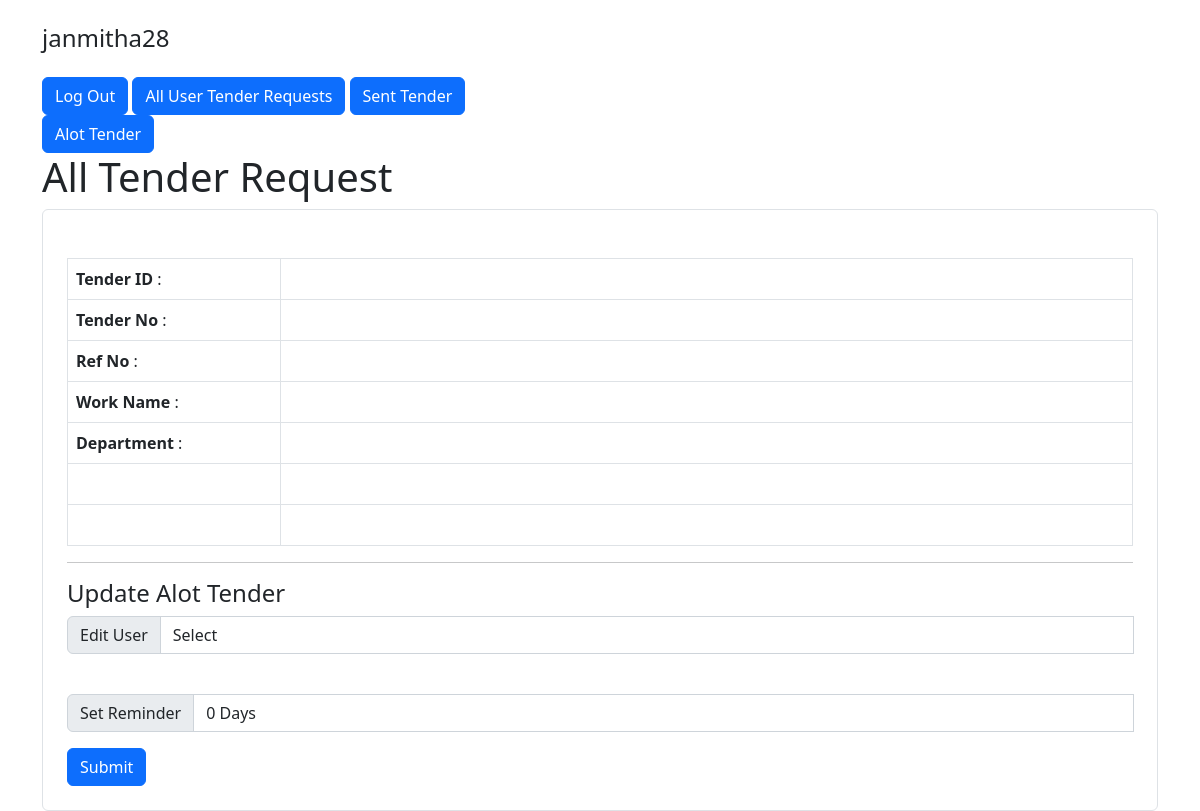
Page /sent-tenders/alot-tender.php?id=3 (signed in) on the earlier database version.
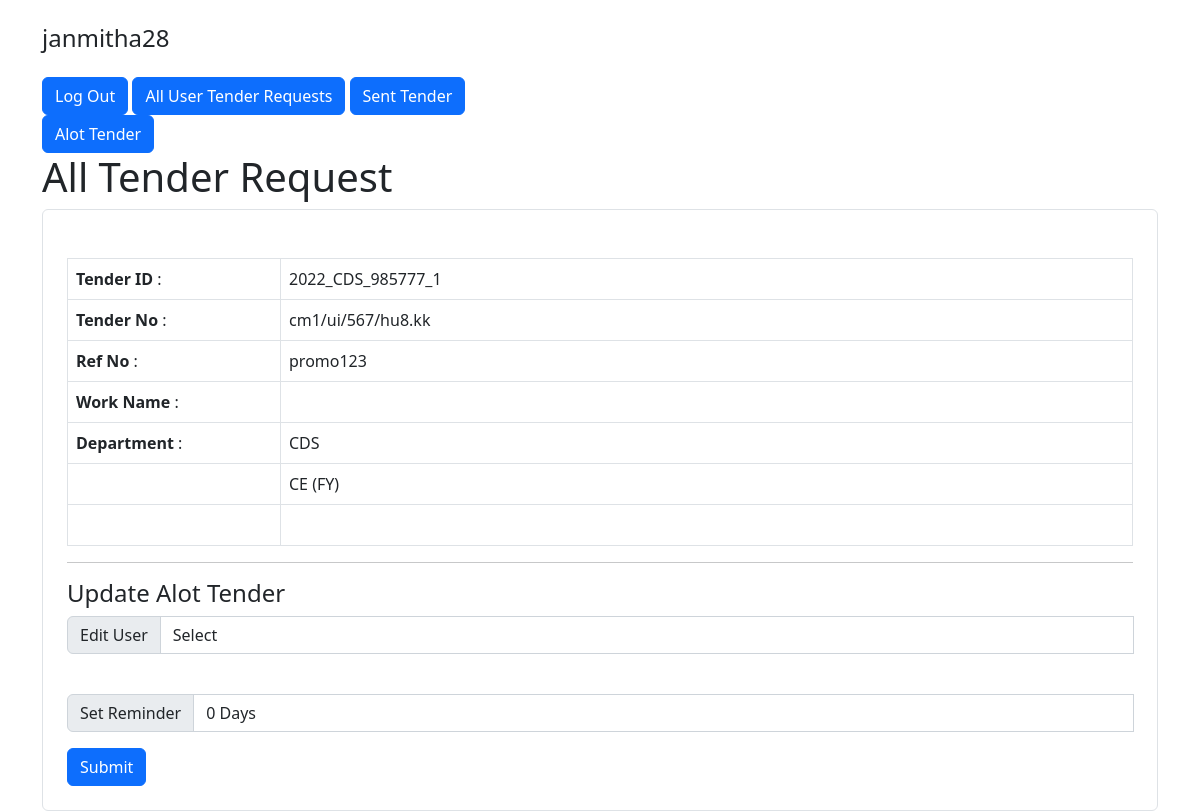
Same page on the later database version.
### tables this page shows
CREATE TABLE `user_tender_requests` (
  `id` int(11) NOT NULL,
  `user_id` int(11) NOT NULL,
  `tender_id` int(11) NOT NULL,
  `created_at` timestamp NOT NULL DEFAULT current_timestamp(),
  `status` varchar(15) NOT NULL,
  `tender_no` varchar(20) DEFAULT NULL,
  `name_of_work` varchar(255) DEFAULT NULL,
  `file_name` varchar(40) DEFAULT NULL,
  `reference_code` varchar(20) DEFAULT NULL,
  `section_id` varchar(20) NOT NULL,
  `sent_at` datetime DEFAULT NULL,
  `edit_user_id` int(11) DEFAULT NULL,
  `allotted_at` datetime DEFAULT NULL,
  `updated_at` datetime DEFAULT current_timestamp() ON UPDATE current_timestamp(),
  `reminder_days` int(11) DEFAULT NULL
);

CREATE TABLE `tenders` (
  `id` int(11) NOT NULL,
  `due_date` date DEFAULT NULL,
  `tenderID` varchar(255) DEFAULT NULL,
  `department_id` int(11) DEFAULT NULL
);

CREATE TABLE `department` (
  `id` int(11) NOT NULL,
  `name` varchar(255) DEFAULT NULL
);

CREATE TABLE `sections` (
  `id` int(11) NOT NULL,
  `name` varchar(50) NOT NULL
);

### sent-tenders/alot-tender.php (the view, shortened to what the changed rows need)
<?php
require_once "../config.php";
$query = "SELECT department.name as departmentName, tenders.tenderID, user_tender_requests.id,
user_tender_requests.tender_No, user_tender_requests.name_of_work,
user_tender_requests.reference_code, sections.name as section_name FROM `user_tender_requests`
inner join `tenders` on user_tender_requests.tender_id = tenders.id
inner join `sections` on user_tender_requests.section_id= sections.id
inner join `department` on tenders.department_id = department.id where user_tender_requests.id=?;";
$updateTenderRequest = $link->prepare($query);
$updateTenderRequest->bind_param("i", $_GET['id']);
if ($updateTenderRequest->execute()) {
    $tenderRequest = $updateTenderRequest->get_result()->fetch_assoc();
}
?>
<!DOCTYPE html>
<html lang="en">
<head>
    <link href="https://cdn.jsdelivr.net/npm/bootstrap@5.2.0-beta1/dist/css/bootstrap.min.css" rel="stylesheet">
</head>
<body>
    <div class="container">
        <div class="row justify-content-center">
            <div class="col-lg-12">
                <h1>All Tender Request</h1>
                <div class="form-wrap border rounded p-4">
                    <section class="content">
                        <div class="box box-primary">
                            <br>
                            <table class="table  table-bordered" width="98%" style="margin-left:10px border=1">
                                <tbody>
                                    <tr>
                                        <td width="20%"><b>Tender ID</b> : </td>
                                        <td width="80%"><?php echo $tenderRequest['tenderID'] ?></td>
                                    </tr>
                                    <tr>
                                        <td width="20%"><b>Tender No</b> : </td>
                                        <td width="80%"> <?php echo $tenderRequest['tender_No'] ?></td>
                                    </tr>
                                    <tr>
                                        <td width="20%"><b>Ref No</b> : </td>
                                        <td width="80%"><?php echo $tenderRequest['reference_code'] ?></td>
                                    </tr>
                                    <tr>
                                        <td width="20%"><b>Work Name</b> : </td>
                                        <td width="80%"><?php echo $tenderRequest['name_of_work'] ?></td>
                                    </tr>
                                    <tr>
                                        <td width="20%"><b>Department</b> : </td>
                                        <td width="20%"><?php echo $tenderRequest['departmentName'] ?></td>
                                    </tr>
                                    <tr>
                                        <td>&nbsp;</td>
                                        <td><?php echo $tenderRequest['section_name'] ?></td>
                                    </tr>
                                    <tr>
                                        <td>&nbsp;</td>
                                        <td></td>
                                    </tr>
                                </tbody>
                            </table>
                        </div>
                    </section>
                </div>
            </div>
        </div>
    </div>
</body>
</html>

Differences in the rows shown:
now on this page (row edited): user_tender_requests: tender.tenderID "2022_CDS_985777_1", tender_no "cm1/ui/567/hu8.kk", reference_code "promo123", department.name "CDS", section.name "CE (FY)"
